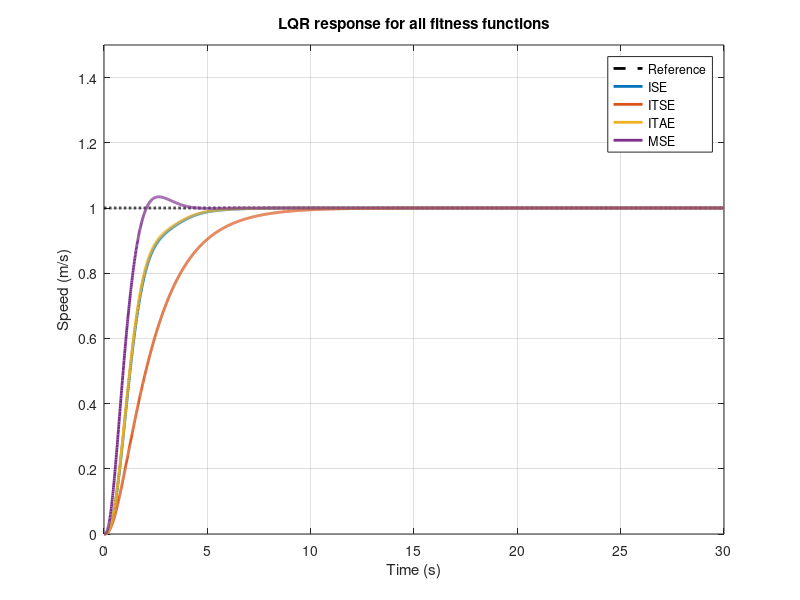

The MATLAB script that drew this image: (Note: this script raises an error after producing the figure.)
% step_compare_all.m

clear; clc; close all;

% Common data
amp     = 1; 
t_final = 30;      % simulation time
t = 0:0.01:t_final;

% LQR closed-loop model
A = [0 1 0; 0 0 1; -6.0476 -5.2856 -0.238];
B = [0; 0; 2.4767];
C = [1 0 0];
D = 0;

% LQR gain from paper
K_ise = [0.0204 1.5362 1.4038];
K_itse = [0.1968 4.4657 3.5938];
K_itae = [0.0898 1.5708 1.4131];
K_mse = [7.3238 6.9351 3.8548];

% Closed-loop matrix
Acl_ise = A - B*K_ise;
Acl_itse = A - B*K_itse;
Acl_itae = A - B*K_itae;
Acl_mse = A - B*K_mse;

% Nbar for reference tracking
Nbar_ise = -1 / (C * inv(A - B*K_ise) * B);
Nbar_itse = -1 / (C * inv(A - B*K_itse) * B);
Nbar_itae = -1 / (C * inv(A - B*K_itae) * B);
Nbar_mse = -1 / (C * inv(A - B*K_mse) * B);

% Closed-loop state-space
sys_lqr_ise = ss(Acl_ise, B*Nbar_ise, C, D);
sys_lqr_itse = ss(Acl_itse, B*Nbar_itse, C, D);
sys_lqr_itae = ss(Acl_itae, B*Nbar_itae, C, D);
sys_lqr_mse = ss(Acl_mse, B*Nbar_mse, C, D);

% Simulate step responses on the same time vector
r = amp * ones(size(t));    % reference = 16.67 m/s

y_lqr_ise   = lsim(sys_lqr_ise, r, t);
y_lqr_itse   = lsim(sys_lqr_itse, r, t);
y_lqr_itae   = lsim(sys_lqr_itae, r, t);
y_lqr_mse   = lsim(sys_lqr_mse, r, t);

% Plot comparison
figure;
plot(t, r, 'k--', 'LineWidth', 2); hold on;
plot(t, y_lqr_ise,   'LineWidth', 2.0); hold on;
plot(t, y_lqr_itse,   'LineWidth', 2.0); hold on;
plot(t, y_lqr_itae,   'LineWidth', 2.0); hold on;
plot(t, y_lqr_mse,   'LineWidth', 2.0); hold on;
grid on;

title('LQR response for all fitness functions');
xlabel('Time (s)');
ylabel('Speed (m/s)');
ylim([0 1.5]);

legend('Reference', 'ISE', 'ITSE','ITAE', 'MSE', 'Location', 'best');

% time response specs
disp("LQR-MSE Step Response Metrics:");
stepinfo(y_lqr_mse, t)

disp("LQR-ISE Step Response Metrics:");
stepinfo(y_lqr_ise, t)

disp("LQR-ITSE Step Response Metrics:");
stepinfo(y_lqr_itse, t)

disp("LQR-ITAE Step Response Metrics:");
stepinfo(y_lqr_itae, t)

% Steady-state error (Ess)
r_final = 1; % desired reference
Ess_ise = r_final - y_lqr_ise(end);
Ess_itse = r_final - y_lqr_itse(end);
Ess_itae = r_final - y_lqr_itae(end);
Ess_mse = r_final - y_lqr_mse(end);

fprintf("Final output r_final = %.6f m/s\n", r_final);
fprintf("Steady-state error Ess-ISE = %.6f m/s\n", Ess_ise);
fprintf("Steady-state error Ess-ITSE = %.6f m/s\n", Ess_itse);
fprintf("Steady-state error Ess-ITAE = %.6f m/s\n", Ess_itae);
fprintf("Steady-state error Ess-MSE = %.6f m/s\n", Ess_mse);